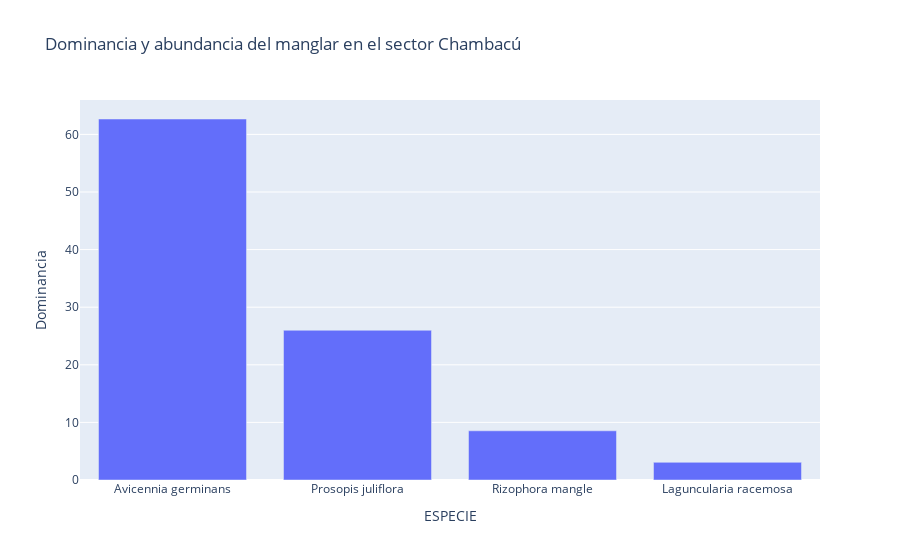

Notebook code cell kept with this figure:
### Code cell
figura8=px.bar(df_8,x="ESPECIE",y="Dominancia",barmode="group",title="Dominancia y abundancia del manglar en el sector Chambacú")
figura8

### Figure 1 — Plotly figure (JSON) as saved in the notebook; plotly's stock layout.template omitted (floating-point values rounded to 4 significant figures)
{"data": [{"alignmentgroup": "True", "hovertemplate": "ESPECIE=%{x}<br>Dominancia=%{y}<extra></extra>", "legendgroup": "", "marker": {"color": "#636efa", "pattern": {"shape": ""}}, "name": "", "offsetgroup": "", "orientation": "v", "showlegend": false, "textposition": "auto", "type": "bar", "x": ["Avicennia germinans", "Prosopis juliflora", "Rizophora mangle", "Laguncularia racemosa"], "xaxis": "x", "y": [62.67, 26.0, 8.54, 3.07], "yaxis": "y"}], "layout": {"autosize": true, "barmode": "group", "legend": {"tracegroupgap": 0}, "title": {"text": "Dominancia y abundancia del manglar en el sector Chambacú"}, "xaxis": {"anchor": "y", "autorange": true, "domain": [0, 1], "range": [-0.5, 3.5], "title": {"text": "ESPECIE"}, "type": "category"}, "yaxis": {"anchor": "x", "autorange": true, "domain": [0, 1], "range": [0, 65.97], "title": {"text": "Dominancia"}, "type": "linear"}}}
